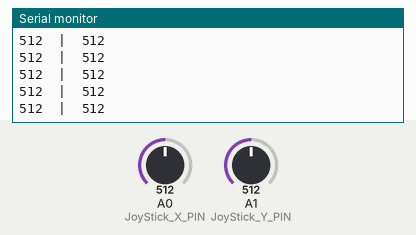
Simulated run of this sketch. Board: Arduino Uno, built with avr-gcc and run on an emulated ATmega328P. Parts: the last lines printed to the serial monitor. Inputs (shaded band) come from the test bench; at power-on: A1 (JoyStick_Y_PIN) = 512, A0 (JoyStick_X_PIN) = 512. No radio packets arrive unless stated.

Above: at 4.2 s.
4.3 s: A1 (JoyStick_Y_PIN) set to 109
At 4.34 s:
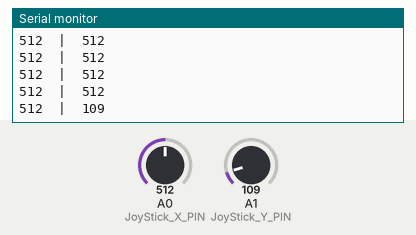
7.3 s: A1 (JoyStick_Y_PIN) set to 91
At 7.31 s:
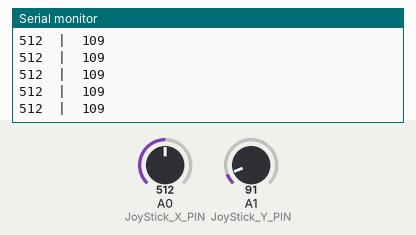
Timing chart, 0 to 10.3 s (numbered marks = the images above; inputs shaded):
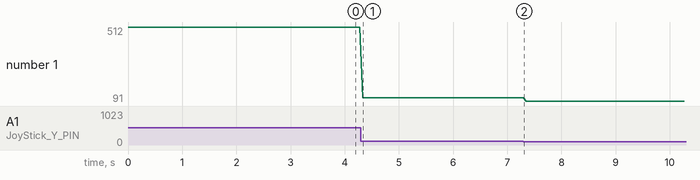

The sketch:

RFNanoRemote.ino
```cpp
// Arduino + nrf24L01+ module transmitter

#include <SPI.h>
#include <nRF24L01.h>
#include <RF24.h>

RF24 radio(10, 9); // CE, CSN
const byte address[6] = "00001"; // the address the the module
///pins 10,9,13,4,5 DO NOT USE
#define JoyStick_X_PIN A0
#define JoyStick_Y_PIN A1
int joyposVert;
int joyposHorz;

void setup() {
  Serial.begin(9600);

  radio.begin();
  radio.openWritingPipe(address);
  radio.setPALevel(RF24_PA_MAX);
  radio.stopListening();

  pinMode(JoyStick_X_PIN, INPUT);
  pinMode(JoyStick_Y_PIN, INPUT);
}

void loop() {
  int joyposVert = analogRead(JoyStick_X_PIN);
  int joyposHorz = analogRead(JoyStick_Y_PIN);

  Serial.print(joyposVert);
  Serial.print("  |  ");
  Serial.println(joyposHorz);

  int joystickData[2] = {joyposVert, joyposHorz};

  // Send joystick data over NRF24L01+
  radio.write(&joystickData, sizeof(joystickData));

  delay(50); // Add a delay to avoid overwhelming the radio
}
```

Measured:
- after the input at 4.3 s, the serial monitor: prints a new line at once (image 1)
- plotted number 1: 512 → 109 after the input at 4.3 s, 109 → 91 after the input at 7.3 s
